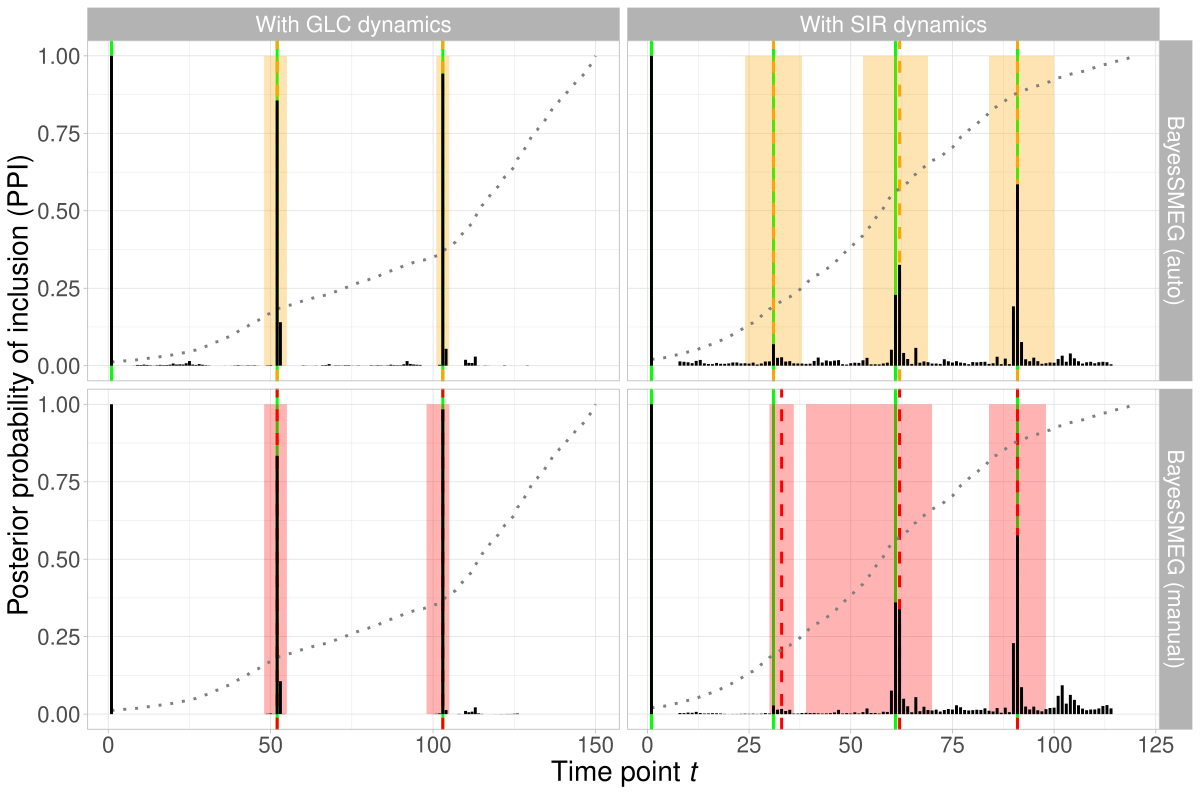

Write R code to recreate this figure.
library(tidyverse)
library(ggpubr)
library(latex2exp)

load("data/fig2.RData")

Data.labs <- c(Growth = "With GLC dynamics", SIR = "With SIR dynamics")

ggplot(data = C_dfr, aes(x = Days, y = P)) +
  geom_vline(data = comb_dfr %>% filter(Data == "Growth" & Method == "BayesSMEG (auto)"), aes(xintercept = 1), color = "green", size = 1) +
  geom_vline(data = comb_dfr %>% filter(Data == "Growth"), aes(xintercept = 52), color = "green", size = 1) +
  geom_vline(data = comb_dfr %>% filter(Data == "Growth"), aes(xintercept = 103), color = "green", size = 1) +
  geom_vline(data = comb_dfr %>% filter(Data == "SIR"), aes(xintercept = 1), color = "green", size = 1) +
  geom_vline(data = comb_dfr %>% filter(Data == "SIR"), aes(xintercept = 31), color = "green", size = 1) +
  geom_vline(data = comb_dfr %>% filter(Data == "SIR"), aes(xintercept = 61), color = "green", size = 1) +
  geom_vline(data = comb_dfr %>% filter(Data == "SIR"), aes(xintercept = 91), color = "green", size = 1) +
  
  geom_vline(data = comb_dfr %>% filter(Data == "Growth" & Method == "BayesSMEG (auto)"), aes(xintercept = CI[1,1]), color = "orange", linetype = "dashed", size = 1) +
  geom_vline(data = comb_dfr %>% filter(Data == "Growth" & Method == "BayesSMEG (auto)"), aes(xintercept = CI[2,1]), color = "orange", linetype = "dashed", size = 1) +
  geom_ribbon(data = comb_dfr %>% filter(Data == "Growth" & Method == "BayesSMEG (auto)"), aes(xmin = CI[1,2], xmax = CI[1,3]), fill = "orange", alpha = 0.3, size = 1) +
  geom_ribbon(data = comb_dfr %>% filter(Data == "Growth" & Method == "BayesSMEG (auto)"), aes(xmin = CI[2,2], xmax = CI[2,3]), fill = "orange", alpha = 0.3, size = 1) +
  
  geom_vline(data = comb_dfr %>% filter(Data == "Growth" & Method == "BayesSMEG (manual)"), aes(xintercept = CI_3[1,1]), color = "red", linetype = "dashed", size = 1) +
  geom_vline(data = comb_dfr %>% filter(Data == "Growth" & Method == "BayesSMEG (manual)"), aes(xintercept = CI_3[2,1]), color = "red", linetype = "dashed", size = 1) +
  geom_ribbon(data = comb_dfr %>% filter(Data == "Growth" & Method == "BayesSMEG (manual)"), aes(xmin = CI_3[1,2], xmax = CI_3[1,3]), fill = "red", alpha = 0.3, size = 1) +
  geom_ribbon(data = comb_dfr %>% filter(Data == "Growth" & Method == "BayesSMEG (manual)"), aes(xmin = CI_3[2,2], xmax = CI_3[2,3]), fill = "red", alpha = 0.3, size = 1) +
  
  geom_vline(data = comb_dfr %>% filter(Data == "SIR" & Method == "BayesSMEG (auto)"), aes(xintercept = CI_2[1,1]), color = "orange", linetype = "dashed", size = 1) +
  geom_vline(data = comb_dfr %>% filter(Data == "SIR" & Method == "BayesSMEG (auto)"), aes(xintercept = CI_2[2,1]), color = "orange", linetype = "dashed", size = 1) +
  geom_vline(data = comb_dfr %>% filter(Data == "SIR" & Method == "BayesSMEG (auto)"), aes(xintercept = CI_2[3,1]), color = "orange", linetype = "dashed", size = 1) +
  geom_ribbon(data = comb_dfr %>% filter(Data == "SIR" & Method == "BayesSMEG (auto)"), aes(xmin = CI_2[1,2], xmax = CI_2[1,3]), fill = "orange", alpha = 0.3, size = 1) +
  geom_ribbon(data = comb_dfr %>% filter(Data == "SIR" & Method == "BayesSMEG (auto)"), aes(xmin = CI_2[2,2], xmax = CI_2[2,3]), fill = "orange", alpha = 0.3, size = 1) +
  geom_ribbon(data = comb_dfr %>% filter(Data == "SIR" & Method == "BayesSMEG (auto)"), aes(xmin = CI_2[3,2], xmax = CI_2[3,3]), fill = "orange", alpha = 0.3, size = 1) +
  
  geom_vline(data = comb_dfr %>% filter(Data == "SIR" & Method == "BayesSMEG (manual)"), aes(xintercept = CI_4[1,1]), color = "red", linetype = "dashed", size = 1) +
  geom_vline(data = comb_dfr %>% filter(Data == "SIR" & Method == "BayesSMEG (manual)"), aes(xintercept = CI_4[2,1]), color = "red", linetype = "dashed", size = 1) +
  geom_vline(data = comb_dfr %>% filter(Data == "SIR" & Method == "BayesSMEG (manual)"), aes(xintercept = CI_4[3,1]), color = "red", linetype = "dashed", size = 1) +
  geom_ribbon(data = comb_dfr %>% filter(Data == "SIR" & Method == "BayesSMEG (manual)"), aes(xmin = CI_4[1,2], xmax = CI_4[1,3]), fill = "red", alpha = 0.3, size = 1) +
  geom_ribbon(data = comb_dfr %>% filter(Data == "SIR" & Method == "BayesSMEG (manual)"), aes(xmin = CI_4[2,2], xmax = CI_4[2,3]), fill = "red", alpha = 0.3, size = 1) +
  geom_ribbon(data = comb_dfr %>% filter(Data == "SIR" & Method == "BayesSMEG (manual)"), aes(xmin = CI_4[3,2], xmax = CI_4[3,3]), fill = "red", alpha = 0.3, size = 1) +
  geom_line(aes(x = Days, y = P), linetype = "dotted", color = "grey50", size = 1) +
  geom_segment(data = comb_dfr, aes(x=Days, xend=Days, y=0, yend=P),color = "black", size = 1) +
  facet_grid(Method ~ Data, scales = "free",
             labeller = labeller(Data = Data.labs)) +
  # geom_point(data = comb_dfr, size = 1, aes(color = P_col)) +
  scale_color_manual(values = "cadetblue1") +
  theme_light() + labs(x = TeX(r"(Time point $\textit{t}$)"), y = "Posterior probability of inclusion (PPI)") + theme(legend.position = "none", text = element_text(size = 20))
